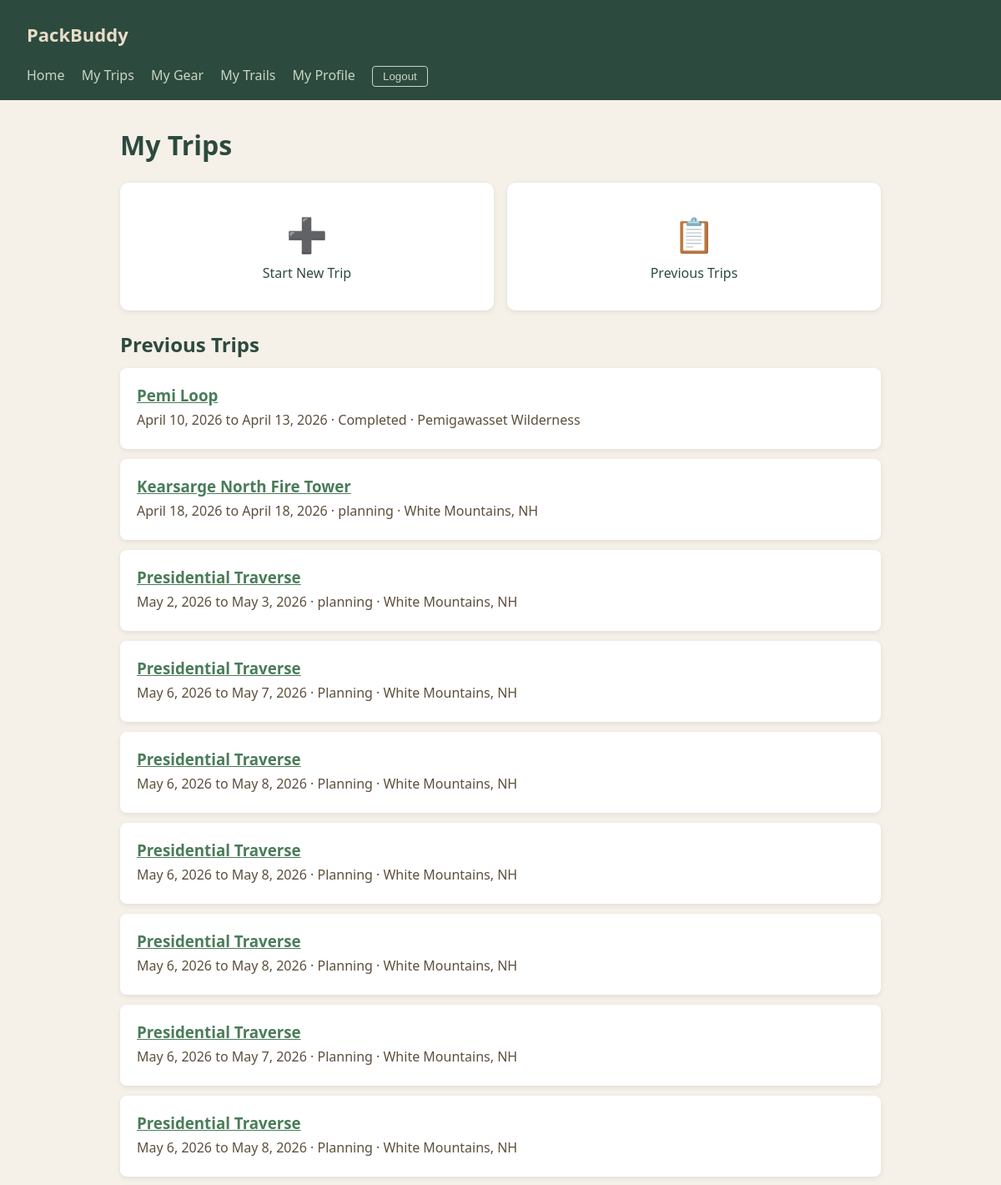
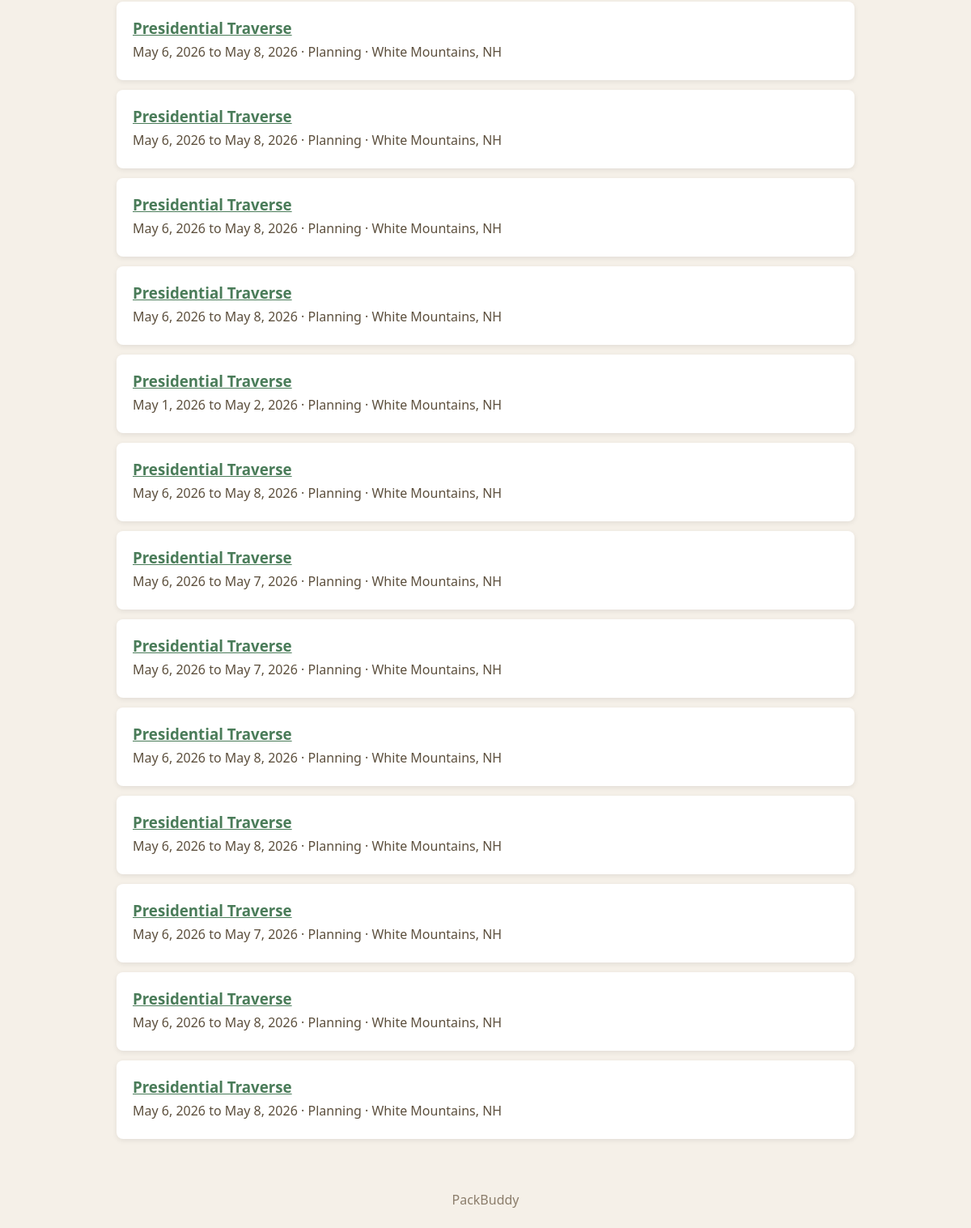
/project/trips/ (signed in), run on the app's committed database (2 pictures, top to bottom).
### project/models.py (models this page shows, shortened)
class Trip(models.Model):
    STATUS_CHOICES = [
        ('Planning', 'Planning'),
        ('Ready', 'Ready'),
        ('Completed', 'Completed'),
        ('Cancelled', 'Cancelled'),
    ]
    profile = models.ForeignKey(Profile, on_delete=models.CASCADE)
    trail = models.ForeignKey(Trail, on_delete=models.CASCADE)
    start_date = models.DateField()
    end_date = models.DateField()
    status = models.CharField(max_length=20, choices=STATUS_CHOICES, default='Planning')
    notes = models.TextField(blank=True)

class Trail(models.Model):
    DIFFICULTY_CHOICES = [
        ('Easy', 'Easy'),
        ('Moderate', 'Moderate'),
        ('Hard', 'Hard'),
        ('Expert', 'Expert'),
    ]
    name = models.CharField(max_length=200)
    region = models.CharField(max_length=100)
    latitude = models.FloatField()
    longitude = models.FloatField()
    distance_miles = models.FloatField()
    elevation_gain_ft = models.IntegerField()
    difficulty = models.CharField(max_length=20, choices=DIFFICULTY_CHOICES)
    is_loop = models.BooleanField(default=True)
    description = models.TextField(blank=True)
    min_nights = models.IntegerField(default=1)
    max_nights = models.IntegerField(default=3)

### project/views.py (the view)
# urls.py: path('trips/', views.TripListView.as_view(), name='trip_list'),
class TripListView(MyLoginRequiredMixin, ListView):
    model = Trip
    template_name = 'project/trip_list.html'
    context_object_name = 'trips'
    def get_queryset(self):
        profile = self.get_logged_in_profile()
        return Trip.objects.filter(profile=profile)

### project/views.py (called while the page is built)
    def get_logged_in_profile(self):
        return Profile.objects.get(user=self.request.user)

### project/templates/project/trip_list.html
{% extends 'project/base.html' %}
{% block content %}
<h1>My Trips</h1>
<div class="dashboard">
  <a href="{% url 'project:trip_finder' %}" class="dash-card">
    <div class="dash-icon">➕</div>
    <div class="dash-label">Start New Trip</div>
  </a>
  <a href="#previous" class="dash-card">
    <div class="dash-icon">📋</div>
    <div class="dash-label">Previous Trips</div>
  </a>
</div>
<h2 id="previous">Previous Trips</h2>
{% for trip in trips %}
<div class="card">
  <h3><a href="{% url 'project:trip_detail' trip.pk %}">{{ trip.trail.name }}</a></h3>
  <p>{{ trip.start_date }} to {{ trip.end_date }} · {{ trip.status }} · {{ trip.trail.region }}</p>
</div>
{% empty %}
<p>No trips yet. <a href="{% url 'project:trip_finder' %}">Plan your first one!</a></p>
{% endfor %}
{% endblock %}

### static/styles-project.css (style rules this page uses)
* { margin: 0; padding: 0; box-sizing: border-box; }
body { font-family: 'Segoe UI', Tahoma, Geneva, Verdana, sans-serif; background-color: #f5f0e8; color: #3b3228; min-height: 100vh; }
h1 { color: #2d4a3e; margin-bottom: 20px; }
h2 { color: #2d4a3e; margin: 24px 0 12px; }
a { color: #4a7c59; }
.dashboard { display: grid; grid-template-columns: repeat(auto-fit, minmax(180px, 1fr)); gap: 16px; margin: 24px 0; }
.dash-card { background: white; border-radius: 10px; padding: 32px 16px; text-align: center; text-decoration: none; color: #2d4a3e; box-shadow: 0 2px 6px rgba(0,0,0,0.08); border: 2px solid transparent; }
.dash-icon { font-size: 40px; margin-bottom: 8px; }
.dash-label { font-size: 16px; font-weight: 500; }
.card { background: white; border-radius: 8px; padding: 20px; margin: 12px 0; box-shadow: 0 2px 6px rgba(0,0,0,0.08); }
.card h3 { color: #2d4a3e; margin-bottom: 6px; }
.card p { color: #5c4f3d; margin-bottom: 4px; }

### data on the page
Trip: trail.name "Pemi Loop", start_date "April 10, 2026", end_date "April 13, 2026", status "Completed", trail.region "Pemigawasset Wilderness"
Trip: trail.name "Kearsarge North Fire Tower", start_date "April 18, 2026", end_date "April 18, 2026", status "planning", trail.region "White Mountains, NH"
Trip: trail.name "Presidential Traverse", start_date "May 2, 2026", end_date "May 3, 2026", status "planning", trail.region "White Mountains, NH"
Trip: trail.name "Presidential Traverse", start_date "May 6, 2026", end_date "May 7, 2026", status "Planning", trail.region "White Mountains, NH"
Trip: trail.name "Presidential Traverse", start_date "May 6, 2026", end_date "May 8, 2026", status "Planning", trail.region "White Mountains, NH"
Trip: trail.name "Presidential Traverse", start_date "May 6, 2026", end_date "May 8, 2026", status "Planning", trail.region "White Mountains, NH"
Trip: trail.name "Presidential Traverse", start_date "May 6, 2026", end_date "May 8, 2026", status "Planning", trail.region "White Mountains, NH"
Trip: trail.name "Presidential Traverse", start_date "May 6, 2026", end_date "May 7, 2026", status "Planning", trail.region "White Mountains, NH"
Trip: trail.name "Presidential Traverse", start_date "May 6, 2026", end_date "May 8, 2026", status "Planning", trail.region "White Mountains, NH"
Trip: trail.name "Presidential Traverse", start_date "May 6, 2026", end_date "May 8, 2026", status "Planning", trail.region "White Mountains, NH"
Trip: trail.name "Presidential Traverse", start_date "May 6, 2026", end_date "May 8, 2026", status "Planning", trail.region "White Mountains, NH"
Trip: trail.name "Presidential Traverse", start_date "May 6, 2026", end_date "May 8, 2026", status "Planning", trail.region "White Mountains, NH"
Trip: trail.name "Presidential Traverse", start_date "May 6, 2026", end_date "May 8, 2026", status "Planning", trail.region "White Mountains, NH"
Trip: trail.name "Presidential Traverse", start_date "May 1, 2026", end_date "May 2, 2026", status "Planning", trail.region "White Mountains, NH"
Trip: trail.name "Presidential Traverse", start_date "May 6, 2026", end_date "May 8, 2026", status "Planning", trail.region "White Mountains, NH"
Trip: trail.name "Presidential Traverse", start_date "May 6, 2026", end_date "May 7, 2026", status "Planning", trail.region "White Mountains, NH"
Trip: trail.name "Presidential Traverse", start_date "May 6, 2026", end_date "May 7, 2026", status "Planning", trail.region "White Mountains, NH"
Trip: trail.name "Presidential Traverse", start_date "May 6, 2026", end_date "May 8, 2026", status "Planning", trail.region "White Mountains, NH"
Trip: trail.name "Presidential Traverse", start_date "May 6, 2026", end_date "May 8, 2026", status "Planning", trail.region "White Mountains, NH"
Trip: trail.name "Presidential Traverse", start_date "May 6, 2026", end_date "May 7, 2026", status "Planning", trail.region "White Mountains, NH"
Trip: trail.name "Presidential Traverse", start_date "May 6, 2026", end_date "May 8, 2026", status "Planning", trail.region "White Mountains, NH"
Trip: trail.name "Presidential Traverse", start_date "May 6, 2026", end_date "May 8, 2026", status "Planning", trail.region "White Mountains, NH"
